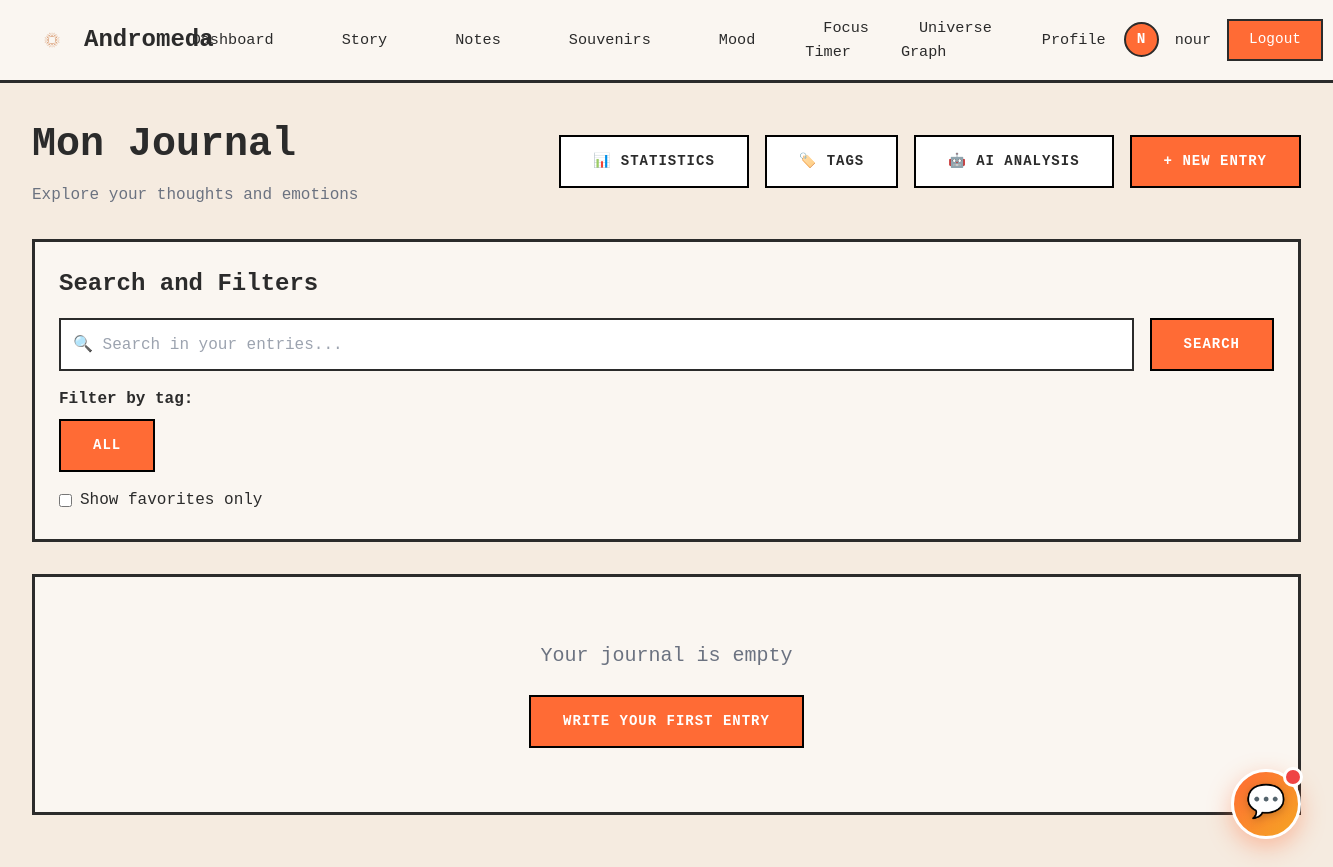
/journal/ (signed in), run on an earlier commit of the app's database.
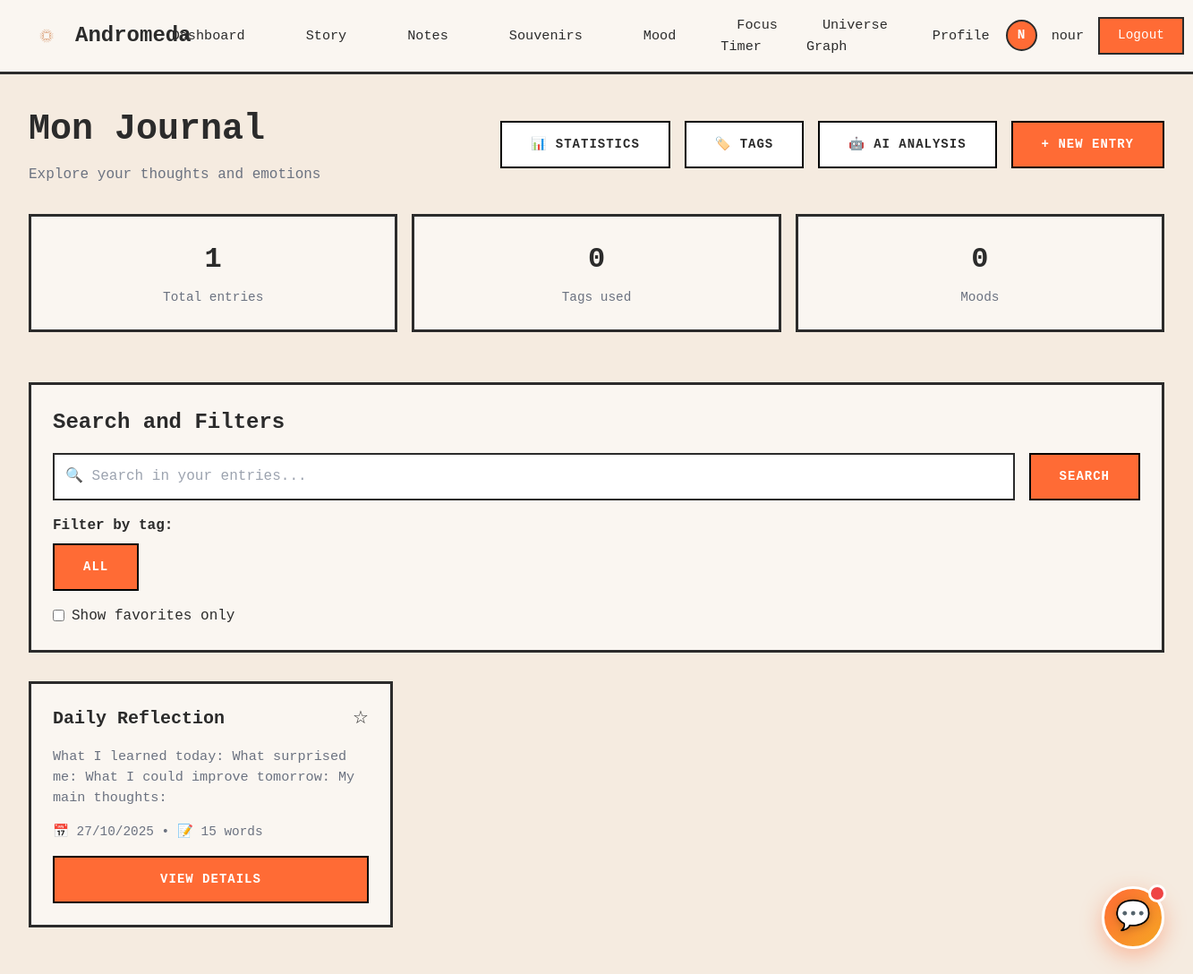
And on a later commit of the database.
### core/models.py (models this page shows, shortened)
class User(AbstractUser):
    avatar_url = models.URLField(blank=True, null=True)
    groups = models.ManyToManyField(
        'auth.Group',
        verbose_name='groups',
        blank=True,
        help_text='The groups this user belongs to.',
        related_name='core_users',
        related_query_name='core_user',
    )
    user_permissions = models.ManyToManyField(
        'auth.Permission',
        verbose_name='user permissions',
        blank=True,
        help_text='Specific permissions for this user.',
        related_name='core_users',
        related_query_name='core_user',
    )

class EntreeJournal(models.Model):
    utilisateur = models.ForeignKey('User', on_delete=models.CASCADE, related_name='entrees_journal')
    titre = models.CharField(max_length=200, help_text="Entry title")
    contenu_texte = models.TextField(help_text="Entry content")
    lieu = models.CharField(max_length=200, blank=True, default='', help_text="Location where the entry was written")
    meteo = models.CharField(max_length=50, blank=True, default='', help_text="Weather on the day")
    auto_summary = models.TextField(blank=True, default='', help_text="AI-generated summary")
    is_public = models.BooleanField(default=False, help_text="Public entry")
    is_favorite = models.BooleanField(default=False, help_text="Favorite entry")
    date_creation = models.DateTimeField(auto_now_add=True)
    updated_at = models.DateTimeField(auto_now=True)
    class Meta:
        verbose_name = "Journal Entry"
        verbose_name_plural = "Journal Entries"
        ordering = ['-date_creation']
        indexes = [
            models.Index(fields=['-date_creation']),
            models.Index(fields=['utilisateur', '-date_creation']),
        ]
    @property
    def nombre_mots(self):
        return len(self.contenu_texte.split())
    @property
    def tags_list(self):
        return [et.tag for et in self.entree_tags.all()]

### core/views_journal.py (the view)
# urls.py: path('journal/', views_journal.liste_entrees_journal, name='liste_entrees_journal'),
@login_required
def liste_entrees_journal(request):
    entrees = EntreeJournal.objects.filter(utilisateur=request.user).order_by('-date_creation')
    tag_id = request.GET.get('tag')
    if tag_id:
        entrees = entrees.filter(entree_tags__tag_id=tag_id)
    humeur_id = request.GET.get('humeur')
    if humeur_id:
        entrees = entrees.filter(entree_humeurs__humeur_id=humeur_id)
    if request.GET.get('favorites') == 'true':
        entrees = entrees.filter(is_favorite=True)
    query = request.GET.get('q')
    if query:
        entrees = entrees.filter(
            Q(titre__icontains=query) |
            Q(contenu_texte__icontains=query) |
            Q(lieu__icontains=query)
        )
    paginator = Paginator(entrees, 10)
    page_number = request.GET.get('page')
    page_obj = paginator.get_page(page_number)
    user_tags = Tag.objects.filter(
        Q(utilisateur=request.user) | Q(utilisateur__isnull=True)
    ).order_by('nom')
    humeurs = Humeur.objects.all().order_by('nom')
    context = {
        'page_obj': page_obj,
        'entrees': page_obj.object_list,
        'user_tags': user_tags,
        'humeurs': humeurs,
        'query': query,
        'selected_tag': tag_id,
        'selected_humeur': humeur_id,
    }
    return render(request, 'core/journal/liste_entrees.html', context)

### core/templates/core/journal/liste_entrees.html (shortened to what this page needs)
{% extends "core/dashboard_base.html" %}
{% load static %}
{% block content %}
<div style="margin-bottom: 2rem;">
    <div style="display: flex; justify-content: space-between; align-items: center; margin-bottom: 1.5rem;">
        <div>
            <h1 style="font-size: 2.5rem; font-weight: bold; margin-bottom: 0.5rem;">Mon Journal</h1>
            <p style="color: var(--text-gray); font-size: 1rem;">Explore your thoughts and emotions</p>
        </div>
        <div style="display: flex; gap: 1rem;">
            <a href="{% url 'core:statistiques_journal' %}" class="btn-secondary">📊 Statistics</a>
            <a href="{% url 'core:liste_tags' %}" class="btn-secondary">🏷️ Tags</a>
            <a href="{% url 'core:page_analyse_ai' %}" class="btn-secondary">🤖 AI Analysis</a>
            <a href="{% url 'core:ajouter_entree_journal' %}" class="btn-primary">+ New Entry</a>
        </div>
    </div>
</div>
{% if entrees %}
<div style="display: grid; grid-template-columns: repeat(auto-fit, minmax(200px, 1fr)); gap: 1rem; margin-bottom: 2rem;">
    <div class="card" style="text-align: center;">
        <p style="font-size: 2rem; font-weight: bold; margin-bottom: 0.5rem;">{{ page_obj.paginator.count }}</p>
        <p style="color: var(--text-gray); font-size: 0.9rem;">Total entries</p>
    </div>
    <div class="card" style="text-align: center;">
        <p style="font-size: 2rem; font-weight: bold; margin-bottom: 0.5rem;">{{ user_tags.count }}</p>
        <p style="color: var(--text-gray); font-size: 0.9rem;">Tags used</p>
    </div>
    <div class="card" style="text-align: center;">
        <p style="font-size: 2rem; font-weight: bold; margin-bottom: 0.5rem;">{{ humeurs.count }}</p>
        <p style="color: var(--text-gray); font-size: 0.9rem;">Moods</p>
    </div>
</div>
{% endif %}
<div class="card" style="margin-bottom: 2rem;">
    <h2 class="card-title">Search and Filters</h2>
    <form method="get" action="{% url 'core:liste_entrees_journal' %}">
        <div style="display: flex; gap: 1rem; margin-bottom: 1rem;">
            <input type="text" name="q" style="flex: 1; padding: 0.75rem; border: 2px solid var(--border-color); font-family: 'Courier New', monospace;" placeholder="🔍 Search in your entries..." value="{{ query|default:'' }}">
            <button type="submit" class="btn-primary">Search</button>
        </div>
        <div style="margin-bottom: 1rem;">
            <label style="font-weight: bold; margin-bottom: 0.5rem; display: block;">Filter by tag:</label>
            <div style="display: flex; gap: 0.5rem; flex-wrap: wrap;">
                <a href="{% url 'core:liste_entrees_journal' %}" class="btn-secondary" style="{% if not selected_tag %}background: var(--accent-orange); color: white;{% endif %}">All</a>
            </div>
        </div>
        <div>
            <label style="display: inline-flex; align-items: center; gap: 0.5rem; cursor: pointer;">
                <input type="checkbox" name="favorites" value="true" {% if request.GET.favorites %}checked{% endif %} onchange="this.form.submit()">
                <span>Show favorites only</span>
            </label>
        </div>
    </form>
</div>
{% if entrees %}
<div style="display: grid; grid-template-columns: repeat(auto-fill, minmax(350px, 1fr)); gap: 1.5rem;">
    {% for entree in entrees %}
    <div class="card" onclick="window.location.href='{% url 'core:detail_entree_journal' entree.pk %}'" style="cursor: pointer;">
        <div style="display: flex; justify-content: space-between; align-items: start; margin-bottom: 1rem;">
            <h3 style="font-size: 1.25rem; font-weight: bold; overflow: hidden; text-overflow: ellipsis; white-space: nowrap; flex: 1;">
                {% if entree.is_favorite %}⭐ {% endif %}{{ entree.titre }}
            </h3>
            <button onclick="event.stopPropagation(); toggleFavorite({{ entree.pk }}, this)" style="background: none; border: none; font-size: 1.25rem; cursor: pointer;">
                {% if entree.is_favorite %}⭐{% else %}☆{% endif %}
            </button>
        </div>
        <p style="color: var(--text-gray); font-size: 0.95rem; margin-bottom: 1rem; display: -webkit-box; -webkit-line-clamp: 3; line-clamp: 3; -webkit-box-orient: vertical; overflow: hidden;">
            {{ entree.contenu_texte|truncatewords:50 }}
        </p>
        <div style="display: flex; justify-content: space-between; align-items: center; margin-bottom: 1rem;">
            <p style="color: var(--text-gray); font-size: 0.9rem;">
                📅 {{ entree.date_creation|date:"d/m/Y" }} • 📝 {{ entree.nombre_mots }} words
            </p>
        </div>
        <div style="display: flex;">
            <a href="{% url 'core:detail_entree_journal' entree.pk %}" class="btn-primary" style="width: 100%; text-align: center;">View details</a>
        </div>
    </div>
    {% endfor %}
</div>
{% else %}
<div class="card" style="text-align: center; padding: 4rem;">
    <p style="font-size: 1.25rem; color: var(--text-gray); margin-bottom: 1.5rem;">Your journal is empty</p>
    <a href="{% url 'core:ajouter_entree_journal' %}" class="btn-primary" style="display: inline-block;">
        Write your first entry
    </a>
</div>
{% endif %}
{% endblock %}

### core/templates/core/dashboard_base.html (shortened to what this page needs)
<!doctype html>
{% load static %}
<html lang="en">
<head>
    <script src="https://cdn.tailwindcss.com"></script>
    <link rel="stylesheet" href="{% static 'css/chase.css' %}">
</head>
<body>
    <nav class="navbar">
        <a href="{% url 'core:dashboard' %}" class="navbar-brand">
            <img src="{% static 'assets/logo.png' %}" alt="Andromeda Logo" onerror="this.style.display='none';">
            Andromeda
        </a>
        <ul class="navbar-menu" id="navbarMenu">
            <li><a href="{% url 'core:dashboard' %}" class="{% if request.resolver_match.url_name == 'dashboard' %}active{% endif %}">Dashboard</a></li>
            <li><a href="{% url 'core:story_inspiration' %}" class="{% if request.resolver_match.url_name == 'story_inspiration' %}active{% endif %}">Story</a></li>
            <li><a href="{% url 'notes:list' %}" class="{% if '/dashboard/notes/' in request.path %}active{% endif %}">Notes</a></li>
            <li><a href="{% url 'core:memories_dashboard' %}" class="{% if request.resolver_match.url_name == 'memories_dashboard' %}active{% endif %}">Souvenirs</a></li>
            <li><a href="{% url 'core:mood' %}" class="{% if request.resolver_match.url_name == 'mood' %}active{% endif %}">Mood</a></li>
            <li><a href="/focus/" class="{% if '/focus/' in request.path %}active{% endif %}">Focus Timer</a></li>
            <li><a href="/graph/" class="{% if '/graph/' in request.path %}active{% endif %}">Universe Graph</a></li>
            <li><a href="{% url 'core:profile' %}" class="{% if request.resolver_match.url_name == 'profile' %}active{% endif %}">Profile</a></li>
        </ul>
        <div class="navbar-user">
            {% if user.is_authenticated %}
                <div class="navbar-avatar">{{ user.username|slice:":1"|upper }}</div>
                <span class="navbar-username">{{ user.username }}</span>
                <form method="post" action="{% url 'logout' %}" style="display: inline;">
                    <button type="submit" class="btn-logout" style="margin: 0;">Logout</button>
                </form>
            {% else %}
                <a href="{% url 'login' %}" class="btn-logout">Login</a>
            {% endif %}
        </div>
    </nav>
    <div class="dashboard-container">
        {% block content %}{% endblock %}
    </div>
    <div id="chatbotFloat" onclick="toggleChatbot()" style="
        position: fixed;
        bottom: 2rem;
        right: 2rem;
        width: 70px;
        height: 70px;
        background: linear-gradient(135deg, var(--accent-orange) 0%, #f5a623 100%);
        border-radius: 50%;
        display: flex;
        align-items: center;
        justify-content: center;
        box-shadow: 0 8px 24px rgba(255, 107, 53, 0.4);
        cursor: pointer;
        transition: all 0.4s cubic-bezier(0.4, 0, 0.2, 1);
        z-index: 9999;
        border: 3px solid white;
        animation: floatPulse 3s ease-in-out infinite;
    " onmouseover="this.style.transform='scale(1.15) rotate(10deg)'; this.style.boxShadow='0 12px 32px rgba(255, 107, 53, 0.6)'" onmouseout="this.style.transform='scale(1) rotate(0deg)'; this.style.boxShadow='0 8px 24px rgba(255, 107, 53, 0.4)'">
        <span style="font-size: 2rem; filter: drop-shadow(0 2px 4px rgba(0,0,0,0.2));">💬</span>
    </div>
</body>
</html>

### core/templates/core/dashboard_base.html (style rules this page uses)
:root { --page-bg: #f5ebe0; --panel-bg: #faf6f1; --border-color: #2b2b2b; --accent-orange: #ff6b35; --text-dark: #2b2b2b; --text-gray: #6b7280; --separator-color: #d4c5b9; }
* { margin: 0; padding: 0; box-sizing: border-box; }
html { font-size: 16px; scroll-behavior: smooth; }
body { background: var(--page-bg) !important; color: var(--text-dark) !important; font-family: 'Courier New', monospace; -webkit-font-smoothing: antialiased; min-height: 100vh; }
.navbar { background: var(--panel-bg); border-bottom: 3px solid var(--border-color); padding: 1rem 2rem; display: flex; align-items: center; justify-content: space-between; position: sticky; top: 0; z-index: 1000; }
.navbar-brand { display: flex; align-items: center; gap: 0.75rem; font-size: 1.5rem; font-weight: bold; color: var(--text-dark); text-decoration: none; }
.navbar-brand img { width: 40px; height: 40px; object-fit: contain; }
.navbar-menu { display: flex; align-items: center; gap: 2rem; list-style: none; }
.navbar-menu a { color: var(--text-dark); text-decoration: none; font-size: 0.95rem; transition: color 0.2s ease; padding: 0.5rem 1rem; border: 2px solid transparent; }
.navbar-user { display: flex; align-items: center; gap: 1rem; }
.navbar-avatar { width: 35px; height: 35px; border-radius: 50%; background: var(--accent-orange); color: white; display: flex; align-items: center; justify-content: center; font-weight: bold; font-size: 0.9rem; border: 2px solid var(--border-color); }
.navbar-username { font-size: 0.95rem; color: var(--text-dark); }
.btn-logout { padding: 0.5rem 1.25rem; background: var(--accent-orange); color: white; border: 2px solid var(--border-color); cursor: pointer; font-family: 'Courier New', monospace; font-size: 0.9rem; transition: opacity 0.2s ease; text-decoration: none; display: inline-block; }
.dashboard-container { max-width: 1400px; margin: 0 auto; padding: 2rem; }
.card { background: var(--panel-bg); border: 3px solid var(--border-color); padding: 1.5rem; margin-bottom: 1.5rem; }
.card-title { font-size: 1.5rem; font-weight: bold; margin-bottom: 1rem; color: var(--text-dark); }
.btn-primary { background: var(--accent-orange); color: #FFFFFF; border: 2px solid #000000; border-radius: 0px; padding: 14px 32px; font-size: 14px; font-weight: 700; text-transform: uppercase; letter-spacing: 1px; cursor: pointer; transition: all 0.2s; box-shadow: none; font-family: 'Courier New', monospace; text-decoration: none; display: inline-block; }
.btn-secondary { background:#FFFFFF; color:var(--text-dark); border:2px solid #000000; border-radius:0; padding:14px 32px; font-size:14px; font-weight:700; text-transform:uppercase; letter-spacing:1px; cursor:pointer; transition: all 0.2s; font-family: 'Courier New', monospace; text-decoration: none; display: inline-block; }
#chatbotFloat::before { content: ''; position: absolute; top: -5px; right: -5px; width: 20px; height: 20px; background: #ef4444; border-radius: 50%; border: 3px solid white; animation: pulse 2s ease-in-out infinite; }

What changed in the data, as far as the page shows it:
added EntreeJournal: titre "Daily Reflection", contenu_texte "What I learned today: What surprised me: What I could improve tomorrow: My main thoughts:", date_creation "27/10/2025", nombre_mots "15"
Also different on the page:
{{ page_obj.paginator.count }}: (not shown) → "1"
{{ user_tags.count }}: (not shown) → "0"
{{ humeurs.count }}: (not shown) → "0"
text no longer shown: "Your journal is empty WRITE YOUR FIRST ENTRY"
text now shown: "Total entries Tags used Moods"
